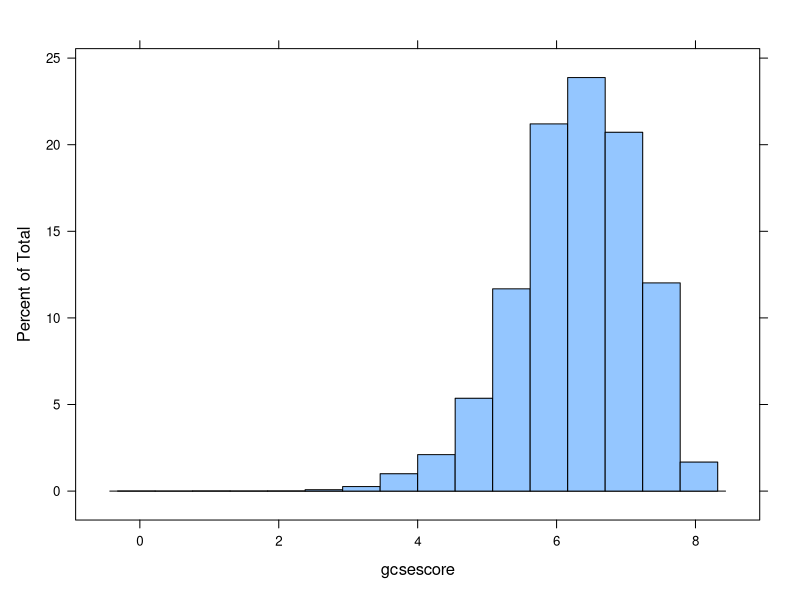
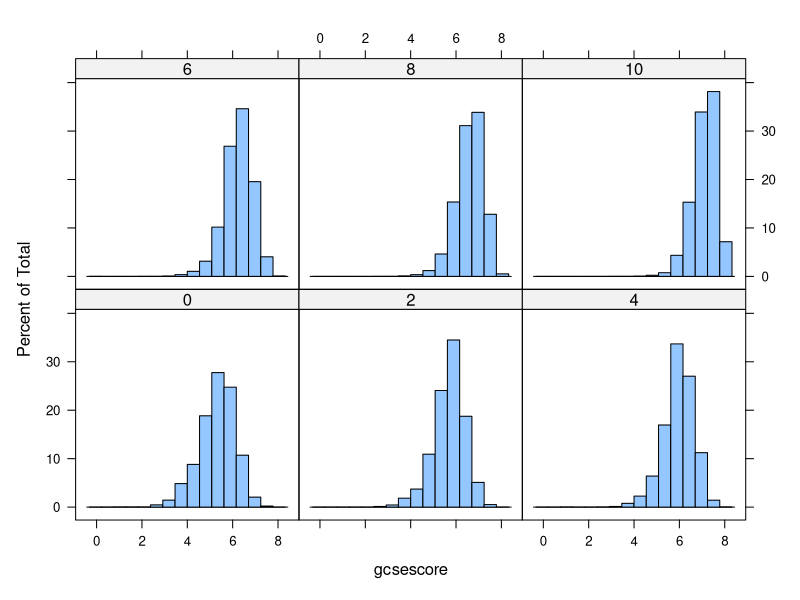
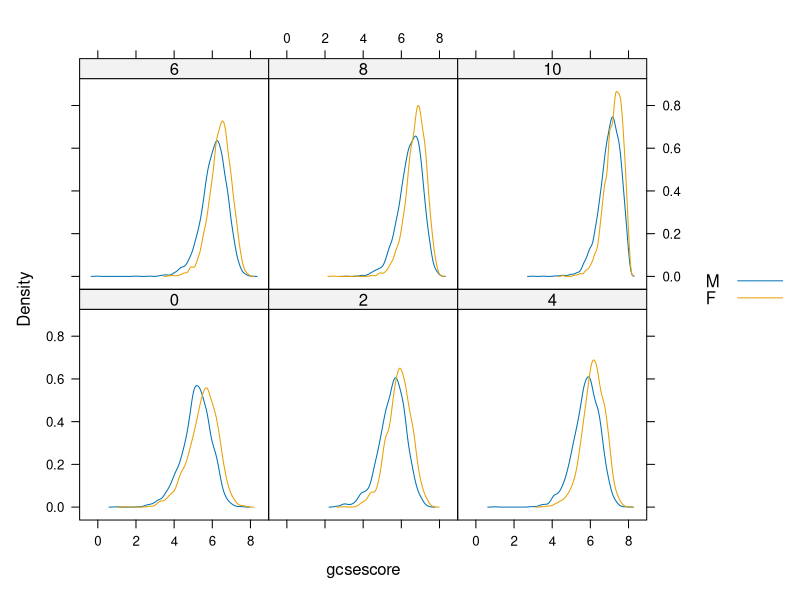
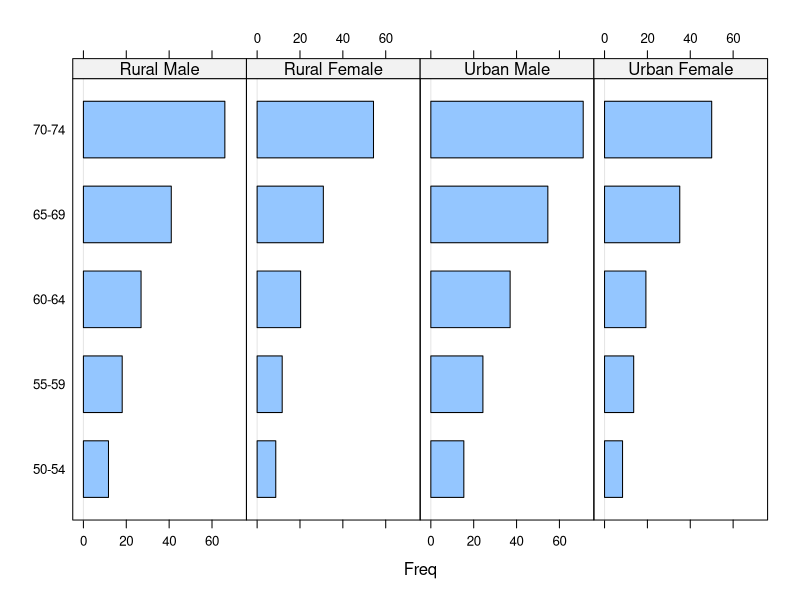

Recreate these plots in R, in order. (Note: this script raises an error after producing the figures.)
getwd()
setwd("C:/bigdataR")
library(lattice)
install.packages("mlmRev")
library(mlmRev)
str(Chem97)
head(Chem97)

help(histogram)

histogram(~gcsescore, data = Chem97)
histogram(~gcsescore | factor(score), data = Chem97) # 범주형


densityplot(~gcsescore | factor(score), data = Chem97,groups = gender, auto.key =T,plot.points=F)

help(barchart)
help(VADeaths)
str(VADeaths)
summary(VADeaths)
VADeaths
dft <- as.data.frame.table(VADeaths)
str(dft)
dft

barchart(Var1~Freq | Var2, data =dft,layout = c(4,1),origin=0)
help(dotplot)
dotplot(Var1~ Freq | Var2, data = dft,layout = c(4.1))
dotplot(Var1~Freq,data =dft , groups = Var2,type='o',auto.key=list(space="right",points=T,lines=T))


xyplot(Ozone ~ Wind | factor(Month) ,data = airquality,layout=c(5,1))        

head(quakes)
tplot <- xyplot(lat ~ long,data=quakes,pch=".") # 그래프 저장
tplot <- update(tplot,main="1964년 이후 지진 위치치")
print(tplot)

head(quakes)
range(quakes$depth)
summary(quakes$depth)      
quakes$depth2[quakes$depth >=40 & quakes$depth <= 150] <- 1
quakes$depth2[quakes$depth >=151 & quakes$depth <= 250] <- 2
quakes$depth2[quakes$depth >=251 & quakes$depth <= 350] <- 3
quakes$depth2[quakes$depth >=351 & quakes$depth <= 450] <- 4
quakes$depth2[quakes$depth >=451 & quakes$depth <= 550] <- 5
quakes$depth2[quakes$depth >=551 & quakes$depth <= 680] <- 6
head(quakes)

xyplot(lat ~ long | factor(depth2),data = quakes)

head(airquality)

xyplot(Ozone + Solar.R ~ Wind| factor(Month),data =airquality, col=c("blue","red"),layout=c(5,1))

numgroup <- equal.count(1:150,number=4,overlap=0)
numgroup

depthgroup <- equal.count(quakes$depth,number=5, overlap=0)
depthgroup

xyplot(lat ~long | depthgroup, data=quakes)


range(quakes$mag)

head(quakes,1000)

magnitudegroup <- equal.count(quakes$mag,number=2,overlap=0)
magnitudegroup

xyplot(lat~ long |magnitudegroup,data=quakes,main = "Fiji Earthquakes(magnitude)",ylap="latitude",xlab="longitude",pch="@",col="blue")
